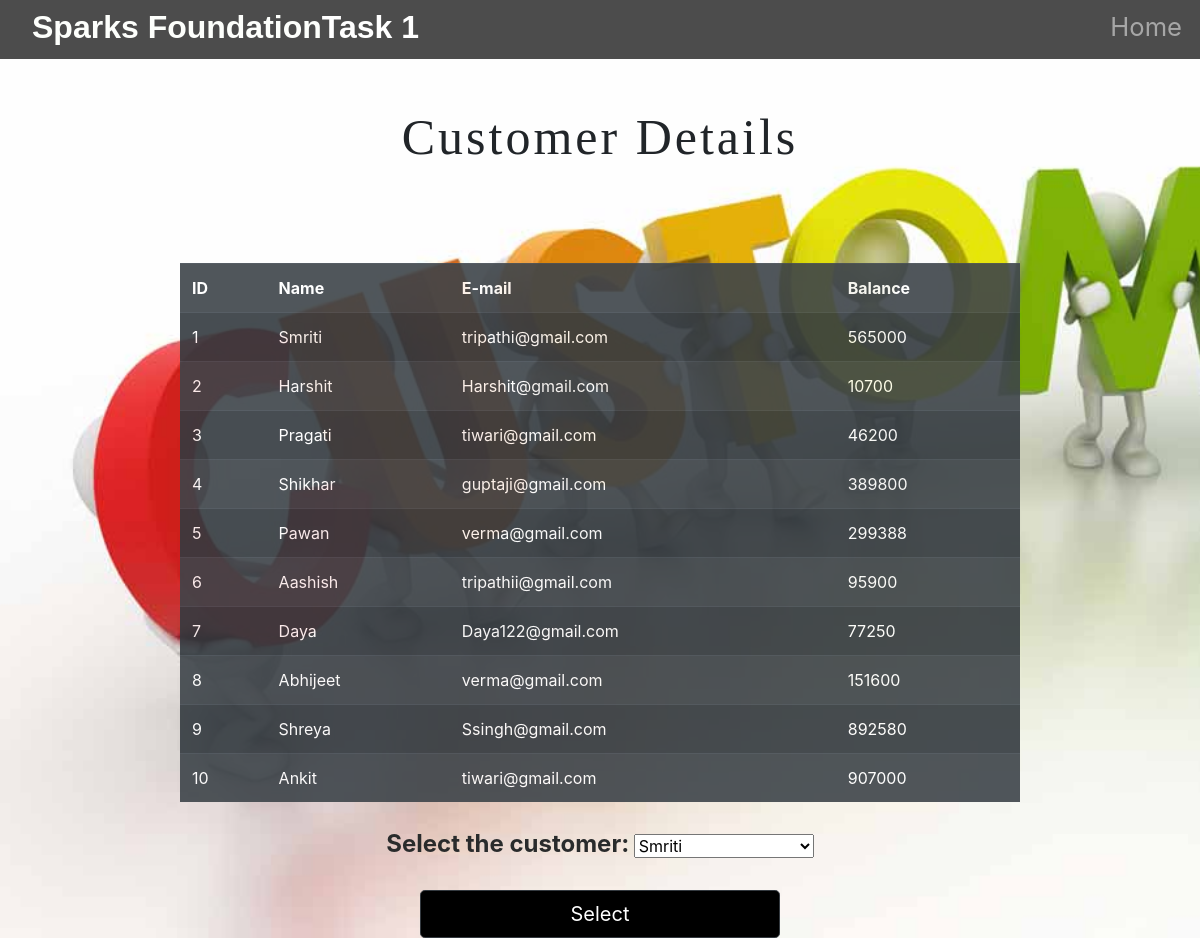
/customer.php, run on the app's committed database.
### tables this page shows
CREATE TABLE `customer` (
  `id` int(11) NOT NULL,
  `Name` varchar(255) NOT NULL,
  `email` varchar(255) NOT NULL,
  `balance` bigint(20) NOT NULL
);

### customer.php (the view, shortened to what this page needs)
<!DOCTYPE html>
<html lang="en">
<head>
  <link rel="stylesheet" href="https://stackpath.bootstrapcdn.com/bootstrap/4.5.2/css/bootstrap.min.css"
>
  <link rel="stylesheet" type="text/css" href="styles.css">
</head>
<body>
  <div id="title">
    <nav id="navbar" class="navbar navbar-expand-lg navbar-dark ">
      <a id="navbar-brand" href="index.php">Sparks Foundation<span>Task 1</span></a>
      <div class="collapse navbar-collapse" id="navbarTogglerDemo01">
        <ul class="navbar-nav ml-auto">
          <li class="nav-item">
            <a class="nav-link" href="index.php">Home</a>
          </li>
        </ul>
      </div>
    </nav>
  </div>
  <?php
 echo '<h1 class="intro"><center>Customer Details</center></h1>';
 echo '<table class=" listtable table-dark table  table-striped table-hover mt-5"  style="opacity: 0.9; width: 70%; margin: auto;">
 <tr>
     <th>ID</th>
     <th>Name</th>
     <th>E-mail</th>
     <th>Balance</th>
 </tr>';
    $server = "localhost";
    $username = "root";
    $password = "";
    $database = "bank1";
    $con = mysqli_connect($server, $username, $password, $database);
     $sql = "SELECT id,Name,email,balance FROM customer;";
     $sql1 = "SELECT Name FROM customer;";
        $result=mysqli_query($con,$sql);
        while($row=mysqli_fetch_array($result)){
            echo '<tr>
            <td>'.$row["id"].'</td>
            <td>'.$row["Name"].'</td>
            <td>'.$row["email"].'</td>
            <td>'.$row["balance"].'</td>
        </tr>';
          }
 echo'</table>';
?><br>
  <form action="select.php" method="POST" style="text-align:center">
    <label class="choose">Select the customer: </label>
    <select id="cus" name="cus" style="width:15%">
      <?php $result1=mysqli_query($con,$sql1); ?>
      <?php while($row1=mysqli_fetch_array($result1)):; ?>
      <option value="<?php echo $row1[0]; ?>">
        <?php echo $row1[0]; ?>
      </option>
      <?php endwhile ;
    ?>
    </select><br>
    <div><button class="btn btn-dark btn-lg" style="margin-top:20px;">Select</button></div>
   </form>
  </body>
</html>

### styles.css (style rules this page uses)
#title { background: rgba(0,0,0,0.7); }
#navbar { padding: 0 0 5px; }
#navbar-brand { text-decoration: none; color:#fdfffc; font-family: sans-serif; font-size: 2rem; font-weight: bold; padding-left: 2rem; }
span { color:white; }
.nav-item { padding: 0 10px; }
.nav-link { font-size: 1.6rem; }
.btn { background-color: black; }
.intro { text-align: center; font-size: 50px; letter-spacing: 3px; font-family: 'sans-serif'; position: relative; padding:4% 8%; text-decoration: white; }
button { height: 30%; width: 30%; }
.choose { font-size:1.5rem; color:#292b2c; font-style:Ubuntu; font-weight:bold }

### customer.php (style rules this page uses)
body { background-image: url("img/customers.jpg"); background-size: cover; background-repeat: no-repeat; background-attachment: fixed; }

### data on the page
customer: id "1", Name "Smriti", email "tripathi@gmail.com", balance "565000"
customer: id "2", Name "Harshit", email "Harshit@gmail.com", balance "10700"
customer: id "3", Name "Pragati", email "tiwari@gmail.com", balance "46200"
customer: id "4", Name "Shikhar", email "guptaji@gmail.com", balance "389800"
customer: id "5", Name "Pawan", email "verma@gmail.com", balance "299388"
customer: id "6", Name "Aashish", email "tripathii@gmail.com", balance "95900"
customer: id "7", Name "Daya", email "Daya122@gmail.com", balance "77250"
customer: id "8", Name "Abhijeet", email "verma@gmail.com", balance "151600"
customer: id "9", Name "Shreya", email "Ssingh@gmail.com", balance "892580"
customer: id "10", Name "Ankit", email "tiwari@gmail.com", balance "907000"

### other printed values
form field cus "Smriti"
